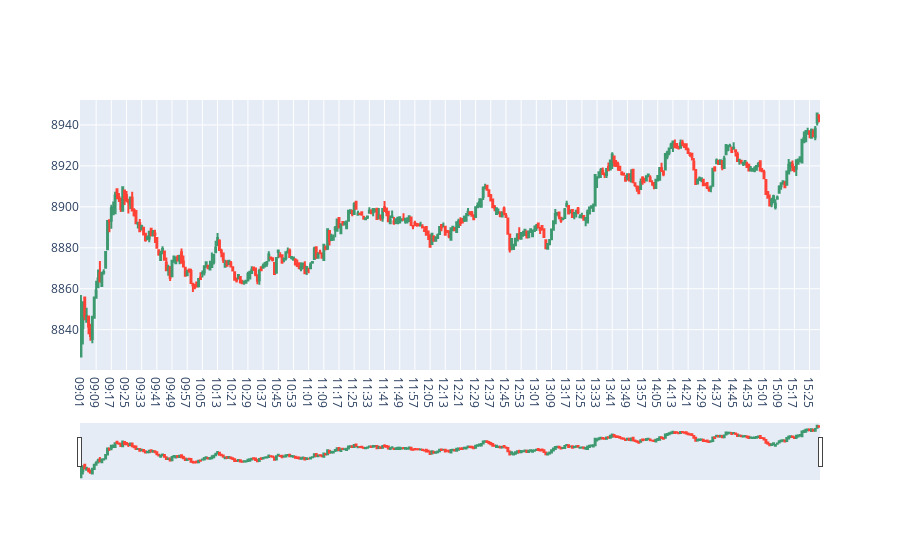

Notebook code for this chart:
### Code cell
candles(bnf[bnf['Date']==20100302])

### Figure 1 — Plotly figure (JSON) as saved in the notebook; plotly's stock layout.template omitted (floating-point values rounded to 4 significant figures; data arrays with more than 128 entries replaced by an {"elided": "..."} marker saying what was removed)
{"data": [{"close": {"elided": "390 float values"}, "high": {"elided": "390 float values"}, "low": {"elided": "390 float values"}, "open": {"elided": "390 float values"}, "type": "candlestick", "x": {"elided": "390 str values"}}], "layout": {}}
